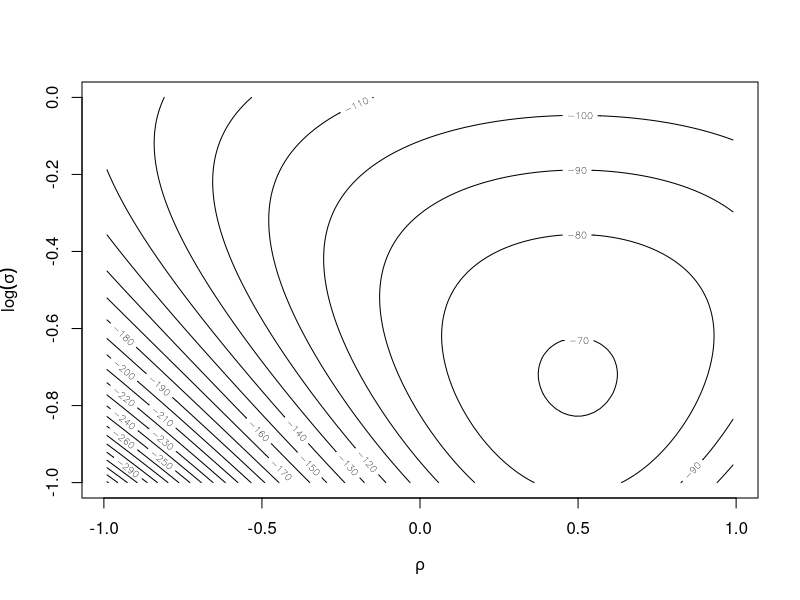
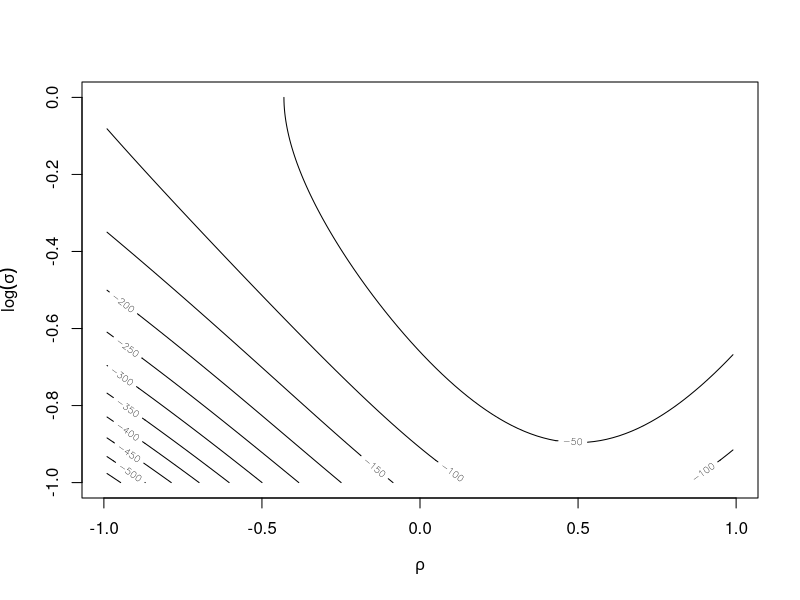

The R source for these figures, in order:
## ---- chunk 1
    # Read data
    if (file.exists("computation_data_hw_1.csv")) {
        data <- read.csv("computation_data_hw_1.csv")
        y <- data[['x']]
    } else {
        stop("Cannot find the data file 'computation_data_hw_1.csv' at ", getwd())
    }

    # Define the log-likelihood function
    ar_loglik <- function(rho, log_sig) {
        n <- length(y)
        sig <- exp(log_sig)
        rho <- rep(as.numeric(rho), times = n - 1)
        log_lik <- -0.5 * (
            n * log(2 * pi)
            + 2 * n * log_sig
            + (y[1]^2 + sum((y[2:n] - rho * y[1:(n-1)])^2)) / sig^2
        )
        return(log_lik)
    }

    # Visualization
    rho <- seq(-0.99, 0.99, length=100)
    log_sig <- seq(-1.0, 0.0, length=100)
    loglik <- outer(rho, log_sig, Vectorize(ar_loglik))
    contour(
        x=rho,
        y=log_sig,
        z=loglik,
        xlab=expression(rho),
        ylab=expression(log(sigma)),
        nlevels=20,
    )
## ---- chunk 2
    # Define the log-likelihood function
    ar_logpost <- function(rho, log_sig) {
        n <- length(y)
        sig <- exp(log_sig)
        rho <- rep(as.numeric(rho), times = n - 1)
        log_post <- -(
            n * log_sig
            + (y[1]^2 + sum((y[2:n] - rho * y[1:(n-1)])^2)) / sig^2
            + log_sig^2 / 200
        )
        return(log_post)
    }

    # Visualization
    logpost <- outer(rho, log_sig, Vectorize(ar_logpost))
    contour(
        x=rho,
        y=log_sig,
        z=logpost,
        xlab=expression(rho),
        ylab=expression(log(sigma)),
        nlevels=20,
    )
## ---- chunk 3
    rho_grid <- sample(x=seq(0.0, 1.0, length=5000), size=1000)
    log_sig_grid <- sample(x=seq(-0.9, 0.0, length=5000), size=1000)
